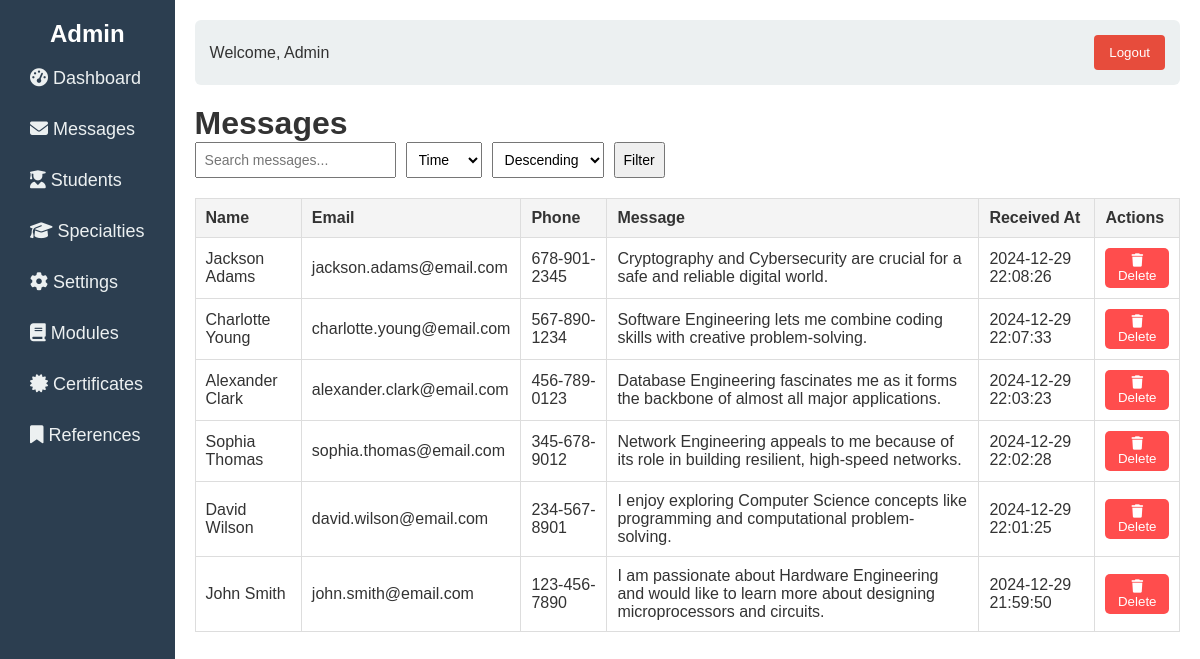
Screenshot of /admin/messages.php (signed in) with the database file from the repository.
### tables this page shows
CREATE TABLE `messages` (
  `id` int(11) NOT NULL,
  `student_id` int(11) DEFAULT NULL,
  `name` varchar(100) NOT NULL,
  `email` varchar(100) NOT NULL,
  `phone` varchar(20) DEFAULT NULL,
  `message` text NOT NULL,
  `created_at` timestamp NOT NULL DEFAULT current_timestamp()
);

### admin/messages.php (the view, shortened to what this page needs)
<!DOCTYPE html>
<html lang="en">
<head>
    <link rel="stylesheet" href="css/style.css">
    <link rel="stylesheet" href="css/messages.css">
    <link href="https://cdnjs.cloudflare.com/ajax/libs/font-awesome/6.5.1/css/all.min.css" rel="stylesheet">
</head>
<body>
    <?php
    include 'includes/base.php';
    $search = isset($_GET['search']) ? $_GET['search'] : '';
    $order_by = isset($_GET['order_by']) ? $_GET['order_by'] : 'created_at';
    $order_dir = isset($_GET['order_dir']) ? $_GET['order_dir'] : 'DESC';
    $query = "SELECT * FROM messages WHERE name LIKE ? OR email LIKE ? OR message LIKE ? ORDER BY $order_by $order_dir";
    $stmt = mysqli_prepare($conn, $query);
    $search_param = "%$search%";
    mysqli_stmt_bind_param($stmt, 'sss', $search_param, $search_param, $search_param);
    mysqli_stmt_execute($stmt);
    $result = mysqli_stmt_get_result($stmt);
    ?>
    <div class="dashboard-container">
        <aside class="sidebar">
            <div class="logo">
                <h2>Admin</h2>
            </div>
            <nav class="nav">
                <ul>
                    <li><a href="index.php"><i class="fas fa-tachometer-alt icon"></i> Dashboard</a></li>
                    <li><a href="messages.php"><i class="fas fa-envelope icon"></i> Messages</a></li>
                    <li><a href="students.php"><i class="fas fa-user-graduate icon"></i> Students</a></li>
                    <li><a href="specialties.php"><i class="fas fa-graduation-cap icon"></i> Specialties</a></li>
                    <li><a href="settings.php"><i class="fas fa-cog icon"></i> Settings</a></li>
                    <li><a href="modules.php"><i class="fas fa-book icon"></i> Modules</a></li>
                    <li><a href="certificates.php"><i class="fas fa-certificate icon"></i> Certificates</a></li>
                    <li><a href="references.php"><i class="fas fa-bookmark icon"></i> References</a></li>
                </ul>
            </nav>
        </aside>
        <div class="main-content">
            <header class="top-navbar">
                <div class="user-info">
                    <span>Welcome, Admin</span>
                    <form action="logout.php" method="POST">
                        <button type="submit" class="btn btn-danger">Logout</button>
                    </form>
                </div>
            </header>
            <div class="content">
                <h1>Messages</h1>
                <form method="GET" class="filters">
                    <input type="text" name="search" placeholder="Search messages..."
                        value="<?php echo htmlspecialchars($search); ?>">
                    <select name="order_by">
                        <option value="created_at" <?php echo $order_by == 'created_at' ? 'selected' : ''; ?>>Time
                        </option>
                    </select>
                    <select name="order_dir">
                        <option value="DESC" <?php echo $order_dir == 'DESC' ? 'selected' : ''; ?>>Descending</option>
                    </select>
                    <button type="submit">Filter</button>
                </form>
                <table class="messages-table">
                    <thead>
                        <tr>
                            <th>Name</th>
                            <th>Email</th>
                            <th>Phone</th>
                            <th>Message</th>
                            <th>Received At</th>
                            <th>Actions</th>
                        </tr>
                    </thead>
                    <tbody>
                        <?php while ($row = mysqli_fetch_assoc($result)): ?>
                            <tr>
                                <td><?php echo htmlspecialchars($row['name']); ?></td>
                                <td><?php echo htmlspecialchars($row['email']); ?></td>
                                <td><?php echo htmlspecialchars($row['phone']); ?></td>
                                <td><?php echo htmlspecialchars($row['message']); ?></td>
                                <td><?php echo htmlspecialchars($row['created_at']); ?></td>
                                <td>
                                    <form method="POST" action="messages.php" class="delete-form" style="display:inline;">
                                        <button type="button" class="delete-btn"><i class="fas fa-trash"></i>
                                            Delete</button>
                                    </form>
                                </td>
                            </tr>
                        <?php endwhile; ?>
                    </tbody>
                </table>
            </div>
        </div>
    </div>
</body>
</html>

### admin/css/style.css (style rules this page uses)
* { margin: 0; padding: 0; box-sizing: border-box; }
body { font-family: 'Arial', sans-serif; background-color: #f4f7fc; color: #333; }
.dashboard-container { display: flex; min-height: 100vh; }
.sidebar { width: 250px; background-color: #2c3e50; color: #fff; padding: 20px; display: flex; flex-direction: column; }
.sidebar .logo { text-align: center; margin-bottom: 10px; }
.sidebar h2 { font-size: 24px; font-weight: bold; }
.sidebar .nav ul { list-style: none; padding-left: 0 !important; }
.sidebar .nav li { margin-bottom: 10px; }
.sidebar .nav a { color: #ecf0f1; text-decoration: none; font-size: 18px; display: block; padding: 10px; border-radius: 4px; transition: background-color 0.3s ease; text-wrap: nowrap; }
.main-content { flex-grow: 1; padding: 20px; background-color: #fff; }
.top-navbar { display: flex; justify-content: space-between; align-items: center; background-color: #ecf0f1; padding: 15px; border-radius: 6px; margin-bottom: 20px; }
.top-navbar .user-info { display: flex; align-items: center; width: 100%; justify-content: space-between; }
.top-navbar .user-info button { margin-left: 20px; background-color: #e74c3c; color: #fff; border: none; padding: 10px 15px; cursor: pointer; border-radius: 4px; }

### admin/css/messages.css (style rules this page uses)
.filters { margin-bottom: 20px; display: flex; gap: 10px; }
.filters input, .filters select, .filters button { padding: 8px; font-size: 14px; }
.messages-table { width: 100%; border-collapse: collapse; }
.messages-table th, .messages-table td { border: 1px solid #ddd; padding: 10px; text-align: left; }
.messages-table th { background-color: #f4f4f4; }
.delete-btn { background: #ff4d4d; color: #fff; border: none; padding: 5px 10px; cursor: pointer; border-radius: 5px; }

### rows the page displays
messages: name "Jackson Adams", email "jackson.adams@email.com", phone "678-901-2345", message "Cryptography and Cybersecurity are crucial for a safe and reliable digital world.", created_at "2024-12-29 22:08:26"
messages: name "Charlotte Young", email "charlotte.young@email.com", phone "567-890-1234", message "Software Engineering lets me combine coding skills with creative problem-solving.", created_at "2024-12-29 22:07:33"
messages: name "Alexander Clark", email "alexander.clark@email.com", phone "456-789-0123", message "Database Engineering fascinates me as it forms the backbone of almost all major applications.", created_at "2024-12-29 22:03:23"
messages: name "Sophia Thomas", email "sophia.thomas@email.com", phone "345-678-9012", message "Network Engineering appeals to me because of its role in building resilient, high-speed networks.", created_at "2024-12-29 22:02:28"
messages: name "David Wilson", email "david.wilson@email.com", phone "234-567-8901", message "I enjoy exploring Computer Science concepts like programming and computational problem-solving.", created_at "2024-12-29 22:01:25"
messages: name "John Smith", email "john.smith@email.com", phone "123-456-7890", message "I am passionate about Hardware Engineering and would like to learn more about designing microprocessors and circuits.", created_at "2024-12-29 21:59:50"
